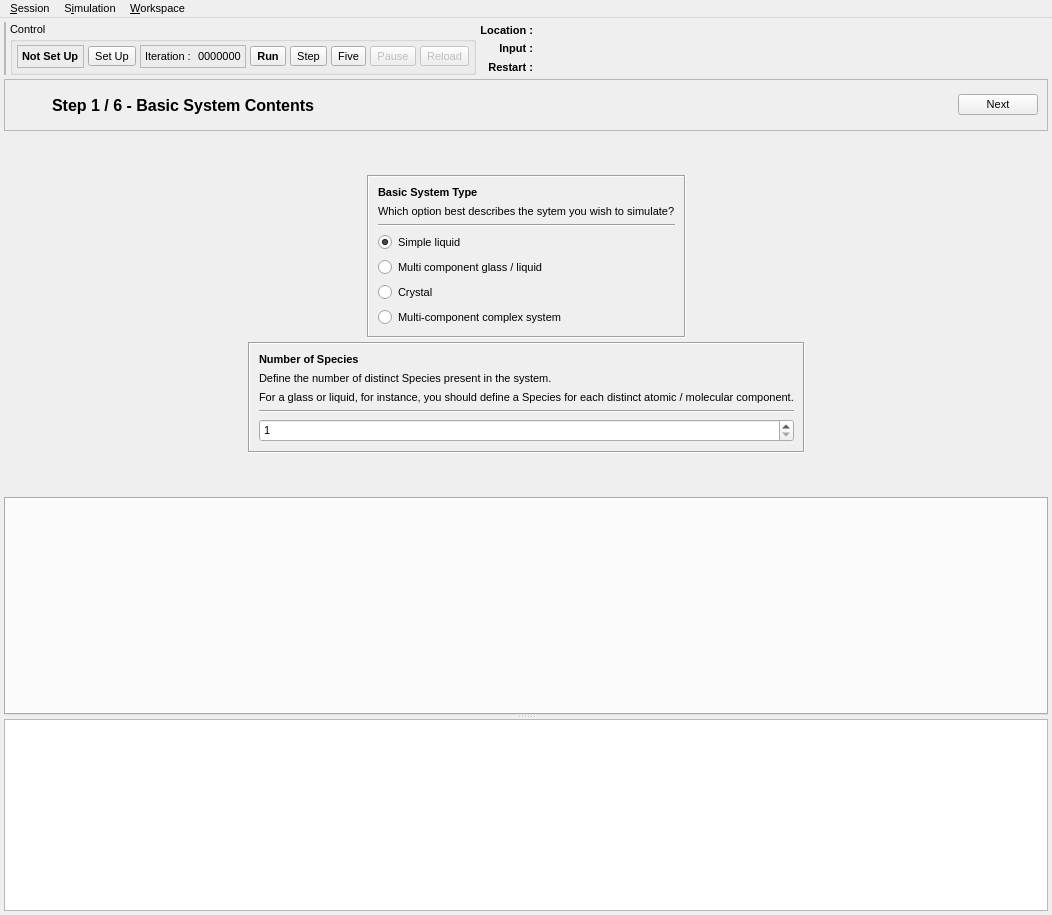
<?xml version="1.0" encoding="UTF-8"?>
<ui version="4.0">
 <class>DissolveWindow</class>
 <widget class="QMainWindow" name="DissolveWindow">
  <property name="geometry">
   <rect>
    <x>0</x>
    <y>0</y>
    <width>1052</width>
    <height>915</height>
   </rect>
  </property>
  <property name="font">
   <font>
    <pointsize>8</pointsize>
   </font>
  </property>
  <property name="windowTitle">
   <string>DissolveGUI</string>
  </property>
  <widget class="QWidget" name="Centralwidget">
   <layout class="QVBoxLayout" name="verticalLayout">
    <property name="spacing">
     <number>4</number>
    </property>
    <property name="leftMargin">
     <number>4</number>
    </property>
    <property name="topMargin">
     <number>4</number>
    </property>
    <property name="rightMargin">
     <number>4</number>
    </property>
    <property name="bottomMargin">
     <number>4</number>
    </property>
    <item>
     <layout class="QHBoxLayout" name="horizontalLayout_5">
      <property name="spacing">
       <number>4</number>
      </property>
      <item>
       <widget class="QFrame" name="frame">
        <property name="frameShape">
         <enum>QFrame::StyledPanel</enum>
        </property>
        <property name="frameShadow">
         <enum>QFrame::Raised</enum>
        </property>
        <layout class="QHBoxLayout" name="horizontalLayout_4">
         <property name="spacing">
          <number>0</number>
         </property>
         <property name="leftMargin">
          <number>0</number>
         </property>
         <property name="topMargin">
          <number>0</number>
         </property>
         <property name="rightMargin">
          <number>0</number>
         </property>
         <property name="bottomMargin">
          <number>0</number>
         </property>
        </layout>
       </widget>
      </item>
      <item>
       <widget class="QGroupBox" name="ControlGroup">
        <property name="sizePolicy">
         <sizepolicy hsizetype="Preferred" vsizetype="Minimum">
          <horstretch>0</horstretch>
          <verstretch>0</verstretch>
         </sizepolicy>
        </property>
        <property name="title">
         <string>Control</string>
        </property>
        <layout class="QHBoxLayout" name="horizontalLayout_2">
         <property name="spacing">
          <number>4</number>
         </property>
         <property name="leftMargin">
          <number>4</number>
         </property>
         <property name="topMargin">
          <number>4</number>
         </property>
         <property name="rightMargin">
          <number>4</number>
         </property>
         <property name="bottomMargin">
          <number>4</number>
         </property>
         <item>
          <widget class="QFrame" name="StatusFrame">
           <property name="sizePolicy">
            <sizepolicy hsizetype="Preferred" vsizetype="Minimum">
             <horstretch>0</horstretch>
             <verstretch>0</verstretch>
            </sizepolicy>
           </property>
           <property name="frameShape">
            <enum>QFrame::StyledPanel</enum>
           </property>
           <property name="frameShadow">
            <enum>QFrame::Sunken</enum>
           </property>
           <layout class="QHBoxLayout" name="horizontalLayout_3" stretch="0">
            <property name="spacing">
             <number>4</number>
            </property>
            <property name="leftMargin">
             <number>4</number>
            </property>
            <property name="topMargin">
             <number>4</number>
            </property>
            <property name="rightMargin">
             <number>4</number>
            </property>
            <property name="bottomMargin">
             <number>4</number>
            </property>
            <item>
             <widget class="QLabel" name="SetUpLabel">
              <property name="sizePolicy">
               <sizepolicy hsizetype="Fixed" vsizetype="Preferred">
                <horstretch>0</horstretch>
                <verstretch>0</verstretch>
               </sizepolicy>
              </property>
              <property name="font">
               <font>
                <weight>75</weight>
                <bold>true</bold>
               </font>
              </property>
              <property name="text">
               <string>Not Set Up</string>
              </property>
             </widget>
            </item>
           </layout>
          </widget>
         </item>
         <item>
          <widget class="QToolButton" name="ControlSetUpButton">
           <property name="sizePolicy">
            <sizepolicy hsizetype="Fixed" vsizetype="Fixed">
             <horstretch>0</horstretch>
             <verstretch>0</verstretch>
            </sizepolicy>
           </property>
           <property name="text">
            <string>Set Up</string>
           </property>
           <property name="icon">
            <iconset resource="icons.qrc">
             <normaloff>:/control/icons/control_setup.svg</normaloff>:/control/icons/control_setup.svg</iconset>
           </property>
           <property name="iconSize">
            <size>
             <width>20</width>
             <height>20</height>
            </size>
           </property>
           <property name="shortcut">
            <string>Ctrl+R</string>
           </property>
           <property name="toolButtonStyle">
            <enum>Qt::ToolButtonTextBesideIcon</enum>
           </property>
          </widget>
         </item>
         <item>
          <widget class="QFrame" name="IterationFrame">
           <property name="sizePolicy">
            <sizepolicy hsizetype="Preferred" vsizetype="Minimum">
             <horstretch>0</horstretch>
             <verstretch>0</verstretch>
            </sizepolicy>
           </property>
           <property name="frameShape">
            <enum>QFrame::StyledPanel</enum>
           </property>
           <property name="frameShadow">
            <enum>QFrame::Sunken</enum>
           </property>
           <layout class="QHBoxLayout" name="horizontalLayout" stretch="0,0">
            <property name="spacing">
             <number>4</number>
            </property>
            <property name="leftMargin">
             <number>4</number>
            </property>
            <property name="topMargin">
             <number>4</number>
            </property>
            <property name="rightMargin">
             <number>4</number>
            </property>
            <property name="bottomMargin">
             <number>4</number>
            </property>
            <item>
             <widget class="QLabel" name="label">
              <property name="sizePolicy">
               <sizepolicy hsizetype="Minimum" vsizetype="Preferred">
                <horstretch>0</horstretch>
                <verstretch>0</verstretch>
               </sizepolicy>
              </property>
              <property name="text">
               <string>Iteration : </string>
              </property>
             </widget>
            </item>
            <item>
             <widget class="QLabel" name="IterationNumberLabel">
              <property name="text">
               <string>0000000</string>
              </property>
             </widget>
            </item>
           </layout>
          </widget>
         </item>
         <item>
          <widget class="QToolButton" name="ControlRunButton">
           <property name="sizePolicy">
            <sizepolicy hsizetype="Fixed" vsizetype="Fixed">
             <horstretch>0</horstretch>
             <verstretch>0</verstretch>
            </sizepolicy>
           </property>
           <property name="font">
            <font>
             <weight>75</weight>
             <bold>true</bold>
            </font>
           </property>
           <property name="text">
            <string>Run</string>
           </property>
           <property name="icon">
            <iconset resource="icons.qrc">
             <normaloff>:/control/icons/control_play.svg</normaloff>:/control/icons/control_play.svg</iconset>
           </property>
           <property name="iconSize">
            <size>
             <width>20</width>
             <height>20</height>
            </size>
           </property>
           <property name="shortcut">
            <string>Ctrl+R</string>
           </property>
           <property name="toolButtonStyle">
            <enum>Qt::ToolButtonTextBesideIcon</enum>
           </property>
          </widget>
         </item>
         <item>
          <widget class="QToolButton" name="ControlStepButton">
           <property name="sizePolicy">
            <sizepolicy hsizetype="Fixed" vsizetype="Fixed">
             <horstretch>0</horstretch>
             <verstretch>0</verstretch>
            </sizepolicy>
           </property>
           <property name="text">
            <string>Step</string>
           </property>
           <property name="icon">
            <iconset resource="icons.qrc">
             <normaloff>:/control/icons/control_play.svg</normaloff>:/control/icons/control_play.svg</iconset>
           </property>
           <property name="iconSize">
            <size>
             <width>20</width>
             <height>20</height>
            </size>
           </property>
           <property name="shortcut">
            <string>Ctrl+1</string>
           </property>
           <property name="toolButtonStyle">
            <enum>Qt::ToolButtonTextBesideIcon</enum>
           </property>
          </widget>
         </item>
         <item>
          <widget class="QToolButton" name="ControlStepFiveButton">
           <property name="sizePolicy">
            <sizepolicy hsizetype="Fixed" vsizetype="Fixed">
             <horstretch>0</horstretch>
             <verstretch>0</verstretch>
            </sizepolicy>
           </property>
           <property name="text">
            <string>Five</string>
           </property>
           <property name="icon">
            <iconset resource="icons.qrc">
             <normaloff>:/control/icons/control_play.svg</normaloff>:/control/icons/control_play.svg</iconset>
           </property>
           <property name="iconSize">
            <size>
             <width>20</width>
             <height>20</height>
            </size>
           </property>
           <property name="shortcut">
            <string>Ctrl+5</string>
           </property>
           <property name="toolButtonStyle">
            <enum>Qt::ToolButtonTextBesideIcon</enum>
           </property>
          </widget>
         </item>
         <item>
          <widget class="QToolButton" name="ControlPauseButton">
           <property name="enabled">
            <bool>false</bool>
           </property>
           <property name="sizePolicy">
            <sizepolicy hsizetype="Fixed" vsizetype="Fixed">
             <horstretch>0</horstretch>
             <verstretch>0</verstretch>
            </sizepolicy>
           </property>
           <property name="toolTip">
            <string>Pause the simulation</string>
           </property>
           <property name="text">
            <string>Pause</string>
           </property>
           <property name="icon">
            <iconset resource="icons.qrc">
             <normaloff>:/control/icons/control_pause.svg</normaloff>:/control/icons/control_pause.svg</iconset>
           </property>
           <property name="iconSize">
            <size>
             <width>20</width>
             <height>20</height>
            </size>
           </property>
           <property name="shortcut">
            <string>Esc</string>
           </property>
           <property name="toolButtonStyle">
            <enum>Qt::ToolButtonTextBesideIcon</enum>
           </property>
          </widget>
         </item>
         <item>
          <widget class="QToolButton" name="ControlReloadButton">
           <property name="enabled">
            <bool>false</bool>
           </property>
           <property name="sizePolicy">
            <sizepolicy hsizetype="Fixed" vsizetype="Fixed">
             <horstretch>0</horstretch>
             <verstretch>0</verstretch>
            </sizepolicy>
           </property>
           <property name="text">
            <string>Reload</string>
           </property>
           <property name="icon">
            <iconset resource="icons.qrc">
             <normaloff>:/general/icons/general_repeat.svg</normaloff>:/general/icons/general_repeat.svg</iconset>
           </property>
           <property name="iconSize">
            <size>
             <width>20</width>
             <height>20</height>
            </size>
           </property>
           <property name="toolButtonStyle">
            <enum>Qt::ToolButtonTextBesideIcon</enum>
           </property>
          </widget>
         </item>
        </layout>
       </widget>
      </item>
      <item>
       <layout class="QGridLayout" name="gridLayout">
        <property name="spacing">
         <number>2</number>
        </property>
        <item row="0" column="0">
         <widget class="QLabel" name="label_3">
          <property name="sizePolicy">
           <sizepolicy hsizetype="Minimum" vsizetype="Minimum">
            <horstretch>0</horstretch>
            <verstretch>0</verstretch>
           </sizepolicy>
          </property>
          <property name="font">
           <font>
            <weight>75</weight>
            <bold>true</bold>
           </font>
          </property>
          <property name="text">
           <string>Location : </string>
          </property>
          <property name="alignment">
           <set>Qt::AlignRight|Qt::AlignTrailing|Qt::AlignVCenter</set>
          </property>
         </widget>
        </item>
        <item row="1" column="0">
         <widget class="QLabel" name="label_2">
          <property name="sizePolicy">
           <sizepolicy hsizetype="Minimum" vsizetype="Minimum">
            <horstretch>0</horstretch>
            <verstretch>0</verstretch>
           </sizepolicy>
          </property>
          <property name="font">
           <font>
            <weight>75</weight>
            <bold>true</bold>
           </font>
          </property>
          <property name="text">
           <string>Input : </string>
          </property>
          <property name="alignment">
           <set>Qt::AlignRight|Qt::AlignTrailing|Qt::AlignVCenter</set>
          </property>
         </widget>
        </item>
        <item row="2" column="0">
         <widget class="QLabel" name="label_4">
          <property name="sizePolicy">
           <sizepolicy hsizetype="Minimum" vsizetype="Minimum">
            <horstretch>0</horstretch>
            <verstretch>0</verstretch>
           </sizepolicy>
          </property>
          <property name="font">
           <font>
            <weight>75</weight>
            <bold>true</bold>
           </font>
          </property>
          <property name="text">
           <string>Restart : </string>
          </property>
          <property name="alignment">
           <set>Qt::AlignRight|Qt::AlignTrailing|Qt::AlignVCenter</set>
          </property>
         </widget>
        </item>
        <item row="2" column="1">
         <widget class="QLabel" name="RestartFileLabel">
          <property name="sizePolicy">
           <sizepolicy hsizetype="Expanding" vsizetype="Minimum">
            <horstretch>0</horstretch>
            <verstretch>0</verstretch>
           </sizepolicy>
          </property>
          <property name="font">
           <font>
            <weight>50</weight>
            <bold>false</bold>
           </font>
          </property>
          <property name="text">
           <string>&lt;none&gt;</string>
          </property>
          <property name="alignment">
           <set>Qt::AlignLeading|Qt::AlignLeft|Qt::AlignVCenter</set>
          </property>
         </widget>
        </item>
        <item row="1" column="1">
         <widget class="QLabel" name="InputFileLabel">
          <property name="sizePolicy">
           <sizepolicy hsizetype="Minimum" vsizetype="Minimum">
            <horstretch>0</horstretch>
            <verstretch>0</verstretch>
           </sizepolicy>
          </property>
          <property name="font">
           <font>
            <weight>50</weight>
            <bold>false</bold>
           </font>
          </property>
          <property name="text">
           <string>&lt;none&gt;</string>
          </property>
          <property name="alignment">
           <set>Qt::AlignLeading|Qt::AlignLeft|Qt::AlignVCenter</set>
          </property>
         </widget>
        </item>
        <item row="0" column="1">
         <widget class="QLabel" name="LocationLabel">
          <property name="sizePolicy">
           <sizepolicy hsizetype="Minimum" vsizetype="Minimum">
            <horstretch>0</horstretch>
            <verstretch>0</verstretch>
           </sizepolicy>
          </property>
          <property name="font">
           <font>
            <weight>50</weight>
            <bold>false</bold>
           </font>
          </property>
          <property name="text">
           <string>&lt;none&gt;</string>
          </property>
          <property name="alignment">
           <set>Qt::AlignLeading|Qt::AlignLeft|Qt::AlignVCenter</set>
          </property>
         </widget>
        </item>
       </layout>
      </item>
     </layout>
    </item>
    <item>
     <widget class="QWidget" name="WizardWidget" native="true">
      <layout class="QVBoxLayout" name="verticalLayout_3">
       <property name="spacing">
        <number>4</number>
       </property>
       <property name="leftMargin">
        <number>0</number>
       </property>
       <property name="topMargin">
        <number>0</number>
       </property>
       <property name="rightMargin">
        <number>0</number>
       </property>
       <property name="bottomMargin">
        <number>0</number>
       </property>
       <item>
        <widget class="QStackedWidget" name="WizardStack">
         <property name="currentIndex">
          <number>0</number>
         </property>
         <widget class="QWidget" name="WizardPage0">
          <layout class="QVBoxLayout" name="verticalLayout_5">
           <property name="spacing">
            <number>4</number>
           </property>
           <property name="leftMargin">
            <number>0</number>
           </property>
           <property name="topMargin">
            <number>0</number>
           </property>
           <property name="rightMargin">
            <number>0</number>
           </property>
           <property name="bottomMargin">
            <number>0</number>
           </property>
           <item>
            <widget class="QFrame" name="WizardHeader0">
             <property name="frameShape">
              <enum>QFrame::StyledPanel</enum>
             </property>
             <property name="frameShadow">
              <enum>QFrame::Raised</enum>
             </property>
             <layout class="QHBoxLayout" name="horizontalLayout_6">
              <item>
               <widget class="QLabel" name="WizardIconLabel">
                <property name="sizePolicy">
                 <sizepolicy hsizetype="Fixed" vsizetype="Fixed">
                  <horstretch>0</horstretch>
                  <verstretch>0</verstretch>
                 </sizepolicy>
                </property>
                <property name="minimumSize">
                 <size>
                  <width>32</width>
                  <height>32</height>
                 </size>
                </property>
                <property name="maximumSize">
                 <size>
                  <width>32</width>
                  <height>32</height>
                 </size>
                </property>
                <property name="text">
                 <string/>
                </property>
                <property name="pixmap">
                 <pixmap resource="icons.qrc">:/wizard/icons/wizard.svg</pixmap>
                </property>
                <property name="scaledContents">
                 <bool>true</bool>
                </property>
               </widget>
              </item>
              <item>
               <widget class="QLabel" name="WizardStepLabel">
                <property name="sizePolicy">
                 <sizepolicy hsizetype="Expanding" vsizetype="Preferred">
                  <horstretch>0</horstretch>
                  <verstretch>0</verstretch>
                 </sizepolicy>
                </property>
                <property name="font">
                 <font>
                  <pointsize>12</pointsize>
                  <weight>75</weight>
                  <bold>true</bold>
                 </font>
                </property>
                <property name="text">
                 <string>Step 1 / 6 - Basic System Contents</string>
                </property>
               </widget>
              </item>
              <item>
               <widget class="QPushButton" name="Wizard0NextButton">
                <property name="text">
                 <string>Next</string>
                </property>
                <property name="icon">
                 <iconset resource="icons.qrc">
                  <normaloff>:/general/icons/general_arrowright.svg</normaloff>:/general/icons/general_arrowright.svg</iconset>
                </property>
                <property name="iconSize">
                 <size>
                  <width>16</width>
                  <height>16</height>
                 </size>
                </property>
               </widget>
              </item>
             </layout>
            </widget>
           </item>
           <item>
            <spacer name="verticalSpacer">
             <property name="orientation">
              <enum>Qt::Vertical</enum>
             </property>
             <property name="sizeHint" stdset="0">
              <size>
               <width>20</width>
               <height>40</height>
              </size>
             </property>
            </spacer>
           </item>
           <item>
            <layout class="QHBoxLayout" name="horizontalLayout_7">
             <item>
              <spacer name="horizontalSpacer">
               <property name="orientation">
                <enum>Qt::Horizontal</enum>
               </property>
               <property name="sizeHint" stdset="0">
                <size>
                 <width>40</width>
                 <height>20</height>
                </size>
               </property>
              </spacer>
             </item>
             <item>
              <widget class="QFrame" name="PageCentralFrame">
               <property name="frameShape">
                <enum>QFrame::Box</enum>
               </property>
               <property name="frameShadow">
                <enum>QFrame::Sunken</enum>
               </property>
               <layout class="QVBoxLayout" name="verticalLayout_2">
                <item>
                 <widget class="QLabel" name="label_7">
                  <property name="font">
                   <font>
                    <weight>75</weight>
                    <bold>true</bold>
                   </font>
                  </property>
                  <property name="text">
                   <string>Basic System Type</string>
                  </property>
                 </widget>
                </item>
                <item>
                 <widget class="QLabel" name="label_8">
                  <property name="text">
                   <string>Which option best describes the sytem you wish to simulate?</string>
                  </property>
                 </widget>
                </item>
                <item>
                 <widget class="Line" name="line">
                  <property name="orientation">
                   <enum>Qt::Horizontal</enum>
                  </property>
                 </widget>
                </item>
                <item>
                 <widget class="QRadioButton" name="Wizard0SingleComponentLiquidRadio">
                  <property name="text">
                   <string>Simple liquid</string>
                  </property>
                  <property name="checked">
                   <bool>true</bool>
                  </property>
                 </widget>
                </item>
                <item>
                 <widget class="QRadioButton" name="Wizard0MultiComponentLiquidRadio">
                  <property name="text">
                   <string>Multi component glass / liquid</string>
                  </property>
                 </widget>
                </item>
                <item>
                 <widget class="QRadioButton" name="Wizard0CrystalRadio">
                  <property name="text">
                   <string>Crystal</string>
                  </property>
                 </widget>
                </item>
                <item>
                 <widget class="QRadioButton" name="Wizard0MultiComponentComplexRadio">
                  <property name="text">
                   <string>Multi-component complex system</string>
                  </property>
                 </widget>
                </item>
               </layout>
              </widget>
             </item>
             <item>
              <spacer name="horizontalSpacer_2">
               <property name="orientation">
                <enum>Qt::Horizontal</enum>
               </property>
               <property name="sizeHint" stdset="0">
                <size>
                 <width>40</width>
                 <height>20</height>
                </size>
               </property>
              </spacer>
             </item>
            </layout>
           </item>
           <item>
            <layout class="QHBoxLayout" name="horizontalLayout_8">
             <item>
              <spacer name="horizontalSpacer_3">
               <property name="orientation">
                <enum>Qt::Horizontal</enum>
               </property>
               <property name="sizeHint" stdset="0">
                <size>
                 <width>40</width>
                 <height>20</height>
                </size>
               </property>
              </spacer>
             </item>
             <item>
              <widget class="QFrame" name="PageCentralFrame_2">
               <property name="frameShape">
                <enum>QFrame::Box</enum>
               </property>
               <property name="frameShadow">
                <enum>QFrame::Sunken</enum>
               </property>
               <layout class="QVBoxLayout" name="verticalLayout_4">
                <item>
                 <widget class="QLabel" name="label_10">
                  <property name="font">
                   <font>
                    <weight>75</weight>
                    <bold>true</bold>
                   </font>
                  </property>
                  <property name="text">
                   <string>Number of Species</string>
                  </property>
                 </widget>
                </item>
                <item>
                 <widget class="QLabel" name="label_11">
                  <property name="text">
                   <string>Define the number of distinct Species present in the system.</string>
                  </property>
                 </widget>
                </item>
                <item>
                 <widget class="QLabel" name="label_12">
                  <property name="text">
                   <string>For a glass or liquid, for instance, you should define a Species for each distinct atomic / molecular component.</string>
                  </property>
                 </widget>
                </item>
                <item>
                 <widget class="Line" name="line_2">
                  <property name="orientation">
                   <enum>Qt::Horizontal</enum>
                  </property>
                 </widget>
                </item>
                <item>
                 <widget class="QSpinBox" name="Wizard0NSpeciesSpin">
                  <property name="minimum">
                   <number>1</number>
                  </property>
                 </widget>
                </item>
               </layout>
              </widget>
             </item>
             <item>
              <spacer name="horizontalSpacer_4">
               <property name="orientation">
                <enum>Qt::Horizontal</enum>
               </property>
               <property name="sizeHint" stdset="0">
                <size>
                 <width>40</width>
                 <height>20</height>
                </size>
               </property>
              </spacer>
             </item>
            </layout>
           </item>
           <item>
            <spacer name="verticalSpacer_2">
             <property name="orientation">
              <enum>Qt::Vertical</enum>
             </property>
             <property name="sizeHint" stdset="0">
              <size>
               <width>20</width>
               <height>40</height>
              </size>
             </property>
            </spacer>
           </item>
          </layout>
         </widget>
         <widget class="QWidget" name="WizardPage1">
          <layout class="QVBoxLayout" name="verticalLayout_8">
           <property name="spacing">
            <number>4</number>
           </property>
           <property name="leftMargin">
            <number>0</number>
           </property>
           <property name="topMargin">
            <number>0</number>
           </property>
           <property name="rightMargin">
            <number>0</number>
           </property>
           <property name="bottomMargin">
            <number>0</number>
           </property>
           <item>
            <widget class="QFrame" name="WizardHeader0_2">
             <property name="frameShape">
              <enum>QFrame::StyledPanel</enum>
             </property>
             <property name="frameShadow">
              <enum>QFrame::Raised</enum>
             </property>
             <layout class="QHBoxLayout" name="horizontalLayout_11">
              <item>
               <widget class="QLabel" name="WizardIconLabel_2">
                <property name="sizePolicy">
                 <sizepolicy hsizetype="Fixed" vsizetype="Fixed">
                  <horstretch>0</horstretch>
                  <verstretch>0</verstretch>
                 </sizepolicy>
                </property>
                <property name="minimumSize">
                 <size>
                  <width>32</width>
                  <height>32</height>
                 </size>
                </property>
                <property name="maximumSize">
                 <size>
                  <width>32</width>
                  <height>32</height>
                 </size>
                </property>
                <property name="text">
                 <string/>
                </property>
                <property name="pixmap">
                 <pixmap resource="icons.qrc">:/wizard/icons/wizard.svg</pixmap>
                </property>
                <property name="scaledContents">
                 <bool>true</bool>
                </property>
               </widget>
              </item>
              <item>
               <widget class="QLabel" name="WizardStepLabel_2">
                <property name="sizePolicy">
                 <sizepolicy hsizetype="Expanding" vsizetype="Preferred">
                  <horstretch>0</horstretch>
                  <verstretch>0</verstretch>
                 </sizepolicy>
                </property>
                <property name="font">
                 <font>
                  <pointsize>12</pointsize>
                  <weight>75</weight>
                  <bold>true</bold>
                 </font>
                </property>
                <property name="text">
                 <string>Step 2 / 6 - Define Species</string>
                </property>
               </widget>
              </item>
              <item>
               <widget class="QPushButton" name="Wizard1PrevButton">
                <property name="text">
                 <string>Prev</string>
                </property>
                <property name="icon">
                 <iconset resource="icons.qrc">
                  <normaloff>:/general/icons/general_arrowleft.svg</normaloff>:/general/icons/general_arrowleft.svg</iconset>
                </property>
                <property name="iconSize">
                 <size>
                  <width>16</width>
                  <height>16</height>
                 </size>
                </property>
               </widget>
              </item>
              <item>
               <widget class="QPushButton" name="Wizard1NextButton">
                <property name="text">
                 <string>Next</string>
                </property>
                <property name="icon">
                 <iconset resource="icons.qrc">
                  <normaloff>:/general/icons/general_arrowright.svg</normaloff>:/general/icons/general_arrowright.svg</iconset>
                </property>
                <property name="iconSize">
                 <size>
                  <width>16</width>
                  <height>16</height>
                 </size>
                </property>
               </widget>
              </item>
             </layout>
            </widget>
           </item>
           <item>
            <layout class="QHBoxLayout" name="horizontalLayout_10">
             <item>
              <spacer name="horizontalSpacer_7">
               <property name="orientation">
                <enum>Qt::Horizontal</enum>
               </property>
               <property name="sizeHint" stdset="0">
                <size>
                 <width>40</width>
                 <height>20</height>
                </size>
               </property>
              </spacer>
             </item>
             <item>
              <widget class="QFrame" name="PageCentralFrame_4">
               <property name="frameShape">
                <enum>QFrame::Box</enum>
               </property>
               <property name="frameShadow">
                <enum>QFrame::Sunken</enum>
               </property>
               <layout class="QVBoxLayout" name="verticalLayout_7">
                <item>
                 <widget class="QLabel" name="label_9">
                  <property name="font">
                   <font>
                    <weight>75</weight>
                    <bold>true</bold>
                   </font>
                  </property>
                  <property name="text">
                   <string>Basic System Type</string>
                  </property>
                 </widget>
                </item>
                <item>
                 <widget class="QLabel" name="label_16">
                  <property name="text">
                   <string>Which option best describes the sytem you wish to simulate?</string>
                  </property>
                 </widget>
                </item>
               </layout>
              </widget>
             </item>
             <item>
              <spacer name="horizontalSpacer_8">
               <property name="orientation">
                <enum>Qt::Horizontal</enum>
               </property>
               <property name="sizeHint" stdset="0">
                <size>
                 <width>40</width>
                 <height>20</height>
                </size>
               </property>
              </spacer>
             </item>
            </layout>
           </item>
           <item>
            <widget class="SuperTabWidget" name="Wizard1SpeciesTabs"/>
           </item>
          </layout>
         </widget>
        </widget>
       </item>
      </layout>
     </widget>
    </item>
    <item>
     <widget class="QSplitter" name="splitter">
      <property name="orientation">
       <enum>Qt::Vertical</enum>
      </property>
      <widget class="SuperTabWidget" name="MainTabs">
       <property name="sizePolicy">
        <sizepolicy hsizetype="Expanding" vsizetype="Expanding">
         <horstretch>0</horstretch>
         <verstretch>10</verstretch>
        </sizepolicy>
       </property>
       <property name="currentIndex">
        <number>-1</number>
       </property>
      </widget>
      <widget class="QTextBrowser" name="MessagesBrowser">
       <property name="font">
        <font>
         <family>Courier</family>
         <pointsize>8</pointsize>
        </font>
       </property>
      </widget>
     </widget>
    </item>
   </layout>
  </widget>
  <widget class="QMenuBar" name="MainMenu">
   <property name="geometry">
    <rect>
     <x>0</x>
     <y>0</y>
     <width>1052</width>
     <height>23</height>
    </rect>
   </property>
   <widget class="QMenu" name="SessionMenu">
    <property name="font">
     <font>
      <pointsize>8</pointsize>
     </font>
    </property>
    <property name="title">
     <string>&amp;Session</string>
    </property>
    <addaction name="SessionOpenAction"/>
    <addaction name="SessionOpenRemoteAction"/>
    <addaction name="SessionOpenRecentAction"/>
    <addaction name="separator"/>
    <addaction name="SessionSaveAction"/>
    <addaction name="SessionSaveAsAction"/>
    <addaction name="separator"/>
    <addaction name="SessionQuitAction"/>
   </widget>
   <widget class="QMenu" name="WorkspaceMenu">
    <property name="font">
     <font>
      <pointsize>8</pointsize>
     </font>
    </property>
    <property name="title">
     <string>&amp;Workspace</string>
    </property>
    <addaction name="WorkspaceAddNewAction"/>
   </widget>
   <widget class="QMenu" name="SimulationMenu">
    <property name="font">
     <font>
      <pointsize>8</pointsize>
     </font>
    </property>
    <property name="title">
     <string>S&amp;imulation</string>
    </property>
    <widget class="QMenu" name="SimulationAddAction">
     <property name="font">
      <font>
       <pointsize>8</pointsize>
      </font>
     </property>
     <property name="title">
      <string>Add...</string>
     </property>
     <addaction name="SimulationAddConfigurationAction"/>
    </widget>
    <addaction name="SimulationAddAction"/>
    <addaction name="separator"/>
    <addaction name="SimulationRunAction"/>
    <addaction name="SimulationStepAction"/>
    <addaction name="SimulationFiveStepsAction"/>
    <addaction name="SimulationPauseAction"/>
   </widget>
   <addaction name="SessionMenu"/>
   <addaction name="SimulationMenu"/>
   <addaction name="WorkspaceMenu"/>
  </widget>
  <action name="SessionOpenAction">
   <property name="text">
    <string>&amp;Open...</string>
   </property>
   <property name="shortcut">
    <string>Ctrl+O</string>
   </property>
  </action>
  <action name="SessionSaveAction">
   <property name="text">
    <string>&amp;Save</string>
   </property>
   <property name="shortcut">
    <string>Ctrl+S</string>
   </property>
  </action>
  <action name="SessionQuitAction">
   <property name="text">
    <string>&amp;Quit</string>
   </property>
   <property name="shortcut">
    <string>Ctrl+Q</string>
   </property>
  </action>
  <action name="WorkspaceAddNewAction">
   <property name="text">
    <string>Add &amp;New</string>
   </property>
  </action>
  <action name="WorkspaceCurrentAction">
   <property name="enabled">
    <bool>false</bool>
   </property>
   <property name="text">
    <string>Current Workspace</string>
   </property>
   <property name="font">
    <font>
     <italic>true</italic>
    </font>
   </property>
  </action>
  <action name="SimulationAddConfigurationAction">
   <property name="text">
    <string>Configuration</string>
   </property>
  </action>
  <action name="WorkspaceAddWidgetGeneralAction">
   <property name="enabled">
    <bool>false</bool>
   </property>
   <property name="text">
    <string>General</string>
   </property>
   <property name="font">
    <font>
     <italic>true</italic>
    </font>
   </property>
  </action>
  <action name="WorkspaceAddWidgetPairPotential">
   <property name="text">
    <string>Pair Potential</string>
   </property>
  </action>
  <action name="SessionSaveAsAction">
   <property name="text">
    <string>Save &amp;As...</string>
   </property>
   <property name="shortcut">
    <string>Ctrl+Shift+S</string>
   </property>
  </action>
  <action name="SessionOpenRemoteAction">
   <property name="text">
    <string>Open &amp;Remote...</string>
   </property>
   <property name="shortcut">
    <string>Ctrl+Shift+O</string>
   </property>
  </action>
  <action name="SessionOpenRecentAction">
   <property name="text">
    <string>Open R&amp;ecent...</string>
   </property>
  </action>
  <action name="SimulationRunAction">
   <property name="text">
    <string>&amp;Run</string>
   </property>
   <property name="shortcut">
    <string>Ctrl+R</string>
   </property>
  </action>
  <action name="SimulationStepAction">
   <property name="text">
    <string>&amp;Step</string>
   </property>
   <property name="shortcut">
    <string>Ctrl+1</string>
   </property>
  </action>
  <action name="SimulationFiveStepsAction">
   <property name="text">
    <string>&amp;Five Steps</string>
   </property>
   <property name="shortcut">
    <string>Ctrl+5</string>
   </property>
  </action>
  <action name="SimulationPauseAction">
   <property name="text">
    <string>&amp;Pause</string>
   </property>
   <property name="shortcut">
    <string>Ctrl+P</string>
   </property>
  </action>
 </widget>
 <customwidgets>
  <customwidget>
   <class>SuperTabWidget</class>
   <extends>QTabWidget</extends>
   <header>gui/widgets/supertabwidget.hui</header>
   <container>1</container>
  </customwidget>
 </customwidgets>
 <resources>
  <include location="icons.qrc"/>
  <include location="uchroma/gui/uchroma.qrc"/>
 </resources>
 <connections/>
</ui>
